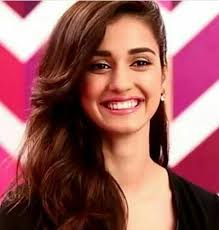
#> input picture images/actress.png, 219 x 230 px
$ python -i app.py   (imports and definitions only)   (older library calls are emulated)
#> lines starting #> are read from the running program, lines starting #| are printed output that depends on the picture
### dbhelper.py
import mysql.connector


class DBhelper:

    def __init__(self):
        try:
            self.conn=mysql.connector.connect(host='localhost',user='root',password='',database='quizapp')
            self.mycursor=self.conn.cursor()
        except Exception as e :
            print(e)

    # [56 lines left out: functions insert_question, fetch_question, fetch_historyquestion, check_login, insert_user, update_score and 1 more, not called in this run]

### app.py
from tkinter import *
from dbhelper import DBhelper
from tkinter import messagebox,filedialog
import random
from PIL import Image,ImageTk
import shutil,os


class quiz:
	def __init__(self):
		self.db=DBhelper()
		self.root=Tk()

		self.root.title("GK QUIZ")
		self.root.configure(background="#7D0552")
		self.root.geometry("1000x750")
		self.root.resizable(0,0)

		self.score=0
		self.skip_question=0
		self.right_answer=0
		self.wrong_answer=0

		self.load_gui()

	def load_gui(self,mode=0):
		if mode==1:
			self.clear(mode=1)
		else:
			self.clear()

		self.label1 = Label(self.root, text = 'QUIZ APP',fg = 'white',bg = '#7D0552')
		self.label1.configure(font = ('Algerian', 60,'bold'))
		self.label1.pack(pady = (5,20))

		self.label2 = Label(self.root, text = 'Email',fg = 'white',bg = '#7D0552')
		self.label2.configure(font = ('Times', 30,'italic'))
		self.label2.pack(pady = (20,20))

		self.email = Entry (self.root)
		self.email.pack(pady = (0,10),ipadx= 30,ipady = 5)
		self.email.focus()
		self.email.bind("<Return>",lambda event :self.password.focus())

		self.label3 = Label(self.root, text = 'Password',fg = 'white',bg = '#7D0552')
		self.label3.configure(font = ('Times', 30,'italic'))
		self.label3.pack(pady = (20,20))

		self.password = Entry (self.root)
		self.password.pack(pady = (0,10),ipadx= 30,ipady = 5)
		self.password.bind("<Return>",lambda event :self.btn_click())

		self.login = Button(self.root,text = 'Login',bg = 'white', command =lambda : self.btn_click())
		self.login.pack(pady=(20,20),ipadx=40,ipady = 4)

		self.label4=Label(self.root,text="Not a member? Sign Up",fg="white",bg="#7D0552")
		self.label4.configure(font=('Times', 15, 'italic'))
		self.label4.pack(pady=(20,20))

		self.register = Button(self.root, text='Sign Up', bg='white', command=lambda : self.register_gui())
		self.register.pack(pady=(10,20), ipadx=40, ipady=2)

		self.root.mainloop()

	# [65 lines left out: functions register_gui, email_check, not called in this run]

	def upload_file(self):
		filename=filedialog.askopenfilename(initialdir="/images",title="Choose File")
		self.filename.configure(text=filename)

	def clear(self,mode=0):
#> called with mode = 0
		for i in self.root.pack_slaves():
			i.destroy()

		if mode==1:
			for i in self.root.grid_slaves():
				i.destroy()

	# [126 lines left out: functions btn_click, reg_submit, question_generate, main_window, not called in this run]

	def show_question(self,data,mode=0,index=0):
		self.label1.destroy()
		self.frame1.destroy()
		self.human_quiz.destroy()
		self.click_to_start.destroy()
		self.frame2.destroy()
		self.history_quiz.destroy()
		self.img.destroy()
		self.click_to_start2.destroy()


		self.radioVar=IntVar()
		self.radioVar.set(-1)

		if mode==1:
			self.label1=Label(self.root,text=f"{index+1} ." +"  " + data[1],fg="white",bg="#7D0552")
			self.label1.configure(font=("Times",30,"roman"),justify=CENTER,width=750,wraplength=750)
			self.label1.pack(pady=(20,20))

			self.frame1=Frame(self.root,bg="#7D0552")
			self.frame1.pack(pady=(20,20))

			self.option1=Radiobutton(self.frame1,text="(a)  " + data[2],fg="white",bg="#7D0552",variable=self.radioVar,value=1,command=lambda :self.show_question_func(index=index+1))
			self.option1.config(font=("Times",40,"roman"),justify=CENTER,anchor=W,width=750,wraplength=750)
			self.option1.pack(pady=(5,10))

			self.option2=Radiobutton(self.frame1,text="(b)  " + data[3],fg="white",bg="#7D0552",variable=self.radioVar,value=2,command=lambda :self.show_question_func(index=index+1))
			self.option2.config(font=("Times",40,"roman"),justify=CENTER,anchor=W,width=750,wraplength=750)
			self.option2.pack(pady=(5,10))

			self.option3=Radiobutton(self.frame1,text="(c)  " + data[4],fg="white",bg="#7D0552",variable=self.radioVar,value=3,command=lambda :self.show_question_func(index=index+1))
			self.option3.config(font=("Times",40,"roman"),justify=CENTER,anchor=W,width=750,wraplength=750)
			self.option3.pack(pady=(5,10))

			self.option4=Radiobutton(self.frame1,text="(d)  " + data[5],fg="white",bg="#7D0552",variable=self.radioVar,value=4,command=lambda :self.show_question_func(index=index+1))
			self.option4.config(font=("Times",40,"roman"),justify=CENTER,anchor=W,width=750,wraplength=750)
			self.option4.pack(pady=(5,10))

			self.frame2=Frame(self.root,bg="#7D0552")
			self.frame2.pack(pady=(20,20),side=BOTTOM)

			self.backbtn=Button(self.frame2,text="Home",fg="black",bg="white",command=lambda :self.main_window())
			self.backbtn.configure(font=("Times",15))
			self.backbtn.pack(pady=(10,10),ipadx=10,ipady=1,side='left')

			self.skipbtn=Button(self.frame2,text="Skip",fg="black",bg="white",command=lambda :self.show_question_func(index=index+1,skip=1))
			self.skipbtn.configure(font=("Times",15))
			self.skipbtn.pack(pady=(10,10),ipadx=10,ipady=1,side='left')


		if mode==2:
			self.label1=Label(self.root,text=f"{index+1} ." +"  " + data[1],fg="white",bg="#7D0552")
			self.label1.configure(font=("Times",30,"roman"),justify=CENTER,width=750,wraplength=750)
			self.label1.pack(pady=(20,20))

			self.frame1=Frame(self.root,bg="#7D0552")
			self.frame1.pack(pady=(20,0))

			self.option1=Radiobutton(self.frame1,text="(a)  " + data[2],fg="white",bg="#7D0552",variable=self.radioVar,value=1,command=lambda :self.show_history_question_func(index=index+1))
			self.option1.config(font=("Times",40,"roman"),justify=CENTER,anchor=W,width=750,wraplength=750)
			self.option1.pack()

			self.option2=Radiobutton(self.frame1,text="(b)  " + data[3],fg="white",bg="#7D0552",variable=self.radioVar,value=2,command=lambda :self.show_history_question_func(index=index+1))
			self.option2.config(font=("Times",40,"roman"),justify=CENTER,anchor=W,width=750,wraplength=750)
			self.option2.pack()

			self.option3=Radiobutton(self.frame1,text="(c)  " + data[4],fg="white",bg="#7D0552",variable=self.radioVar,value=3,command=lambda :self.show_history_question_func(index=index+1))
			self.option3.config(font=("Times",40,"roman"),justify=CENTER,anchor=W,width=750,wraplength=750)
			self.option3.pack()

			self.option4=Radiobutton(self.frame1,text="(d)  " + data[5],fg="white",bg="#7D0552",variable=self.radioVar,value=4,command=lambda :self.show_history_question_func(index=index+1))
			self.option4.config(font=("Times",40,"roman"),justify=CENTER,anchor=W,width=750,wraplength=750)
			self.option4.pack()

			self.frame2=Frame(self.root,bg="#7D0552")
			self.frame2.pack(pady=(20,20),side=BOTTOM)

			self.backbtn=Button(self.frame2,text="Home",fg="black",bg="white",command=lambda :self.main_window())
			self.backbtn.configure(font=("Times",15))
			self.backbtn.pack(pady=(10,10),ipadx=10,ipady=1,side='left')

			self.skipbtn=Button(self.frame2,text="Skip",fg="black",bg="white",command=lambda :self.show_history_question_func(index=index+1,skip=1))
			self.skipbtn.configure(font=("Times",15))
			self.skipbtn.pack(pady=(10,10),ipadx=10,ipady=1,side='left')

	# [21 lines left out: function show_question_func, not called in this run]

	def insert_score(self,score):
		self.db.update_score(self.user_id,score)

	def show_leaderboard(self):
		self.all_user_data=self.db.check_leaderboard()

	# [102 lines left out: functions show_history_question_func, imageshown, leaderboard, dp, not called in this run]


obj = quiz()

>>> import cv2
>>> picture = cv2.imread('images/actress.png', cv2.IMREAD_GRAYSCALE)
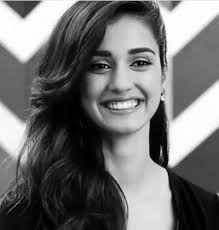
#> picture: shape (230, 219); min 0, max 255, mean 111.8
>>> result = quiz().show_question(picture)
#> (the run stopped early here; a loop or call above may not have finished)

$ run again, on images/akshay.png
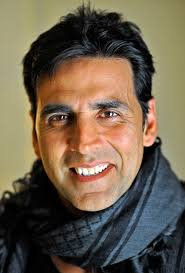
#> input picture images/akshay.png, 185 x 273 px
#> `picture = cv2.imread('images/actress.png', cv2.IMREAD_GRAYSCALE)`:
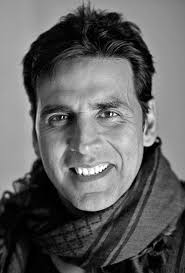
#> picture: shape (273, 185); min 0, max 255, mean 98

$ run again, on images/ayushman.png
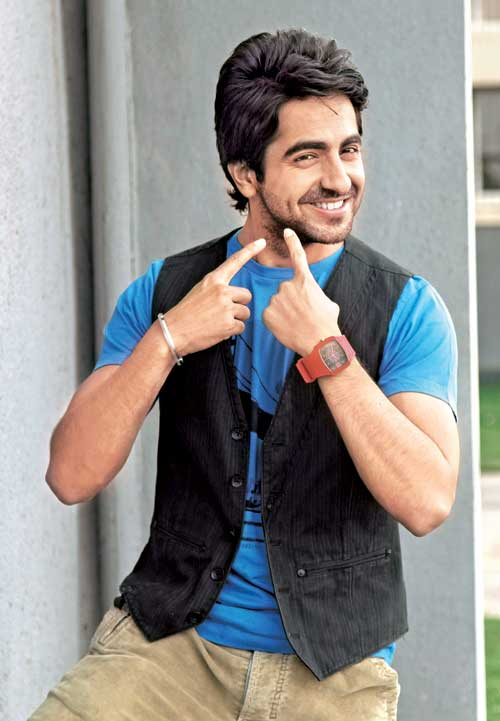
#> input picture images/ayushman.png, 500 x 721 px
#> `picture = cv2.imread('images/actress.png', cv2.IMREAD_GRAYSCALE)`:
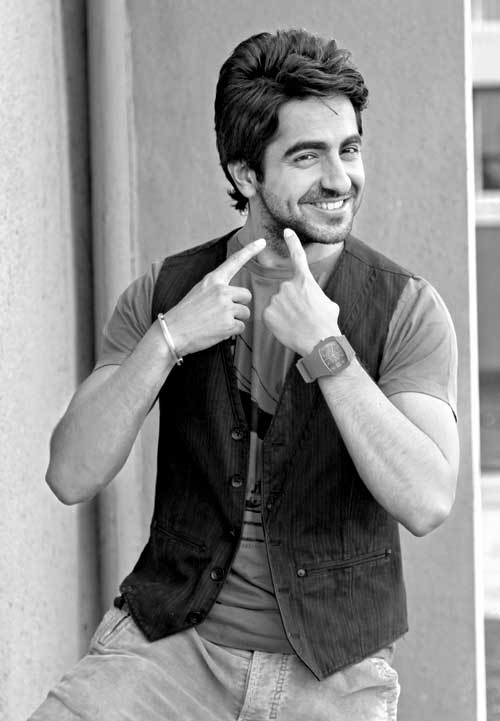
#> picture: shape (721, 500); min 0, max 255, mean 141.3

$ run again, on images/failure.png
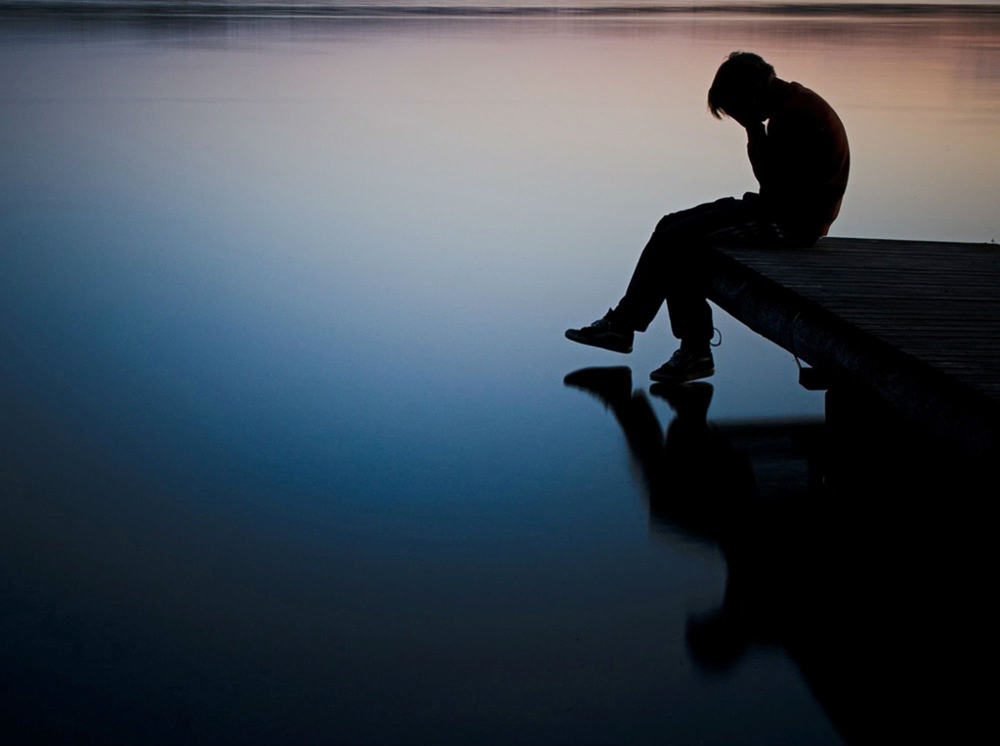
#> input picture images/failure.png, 2000 x 1491 px (shown at 1/2 size)
#> `picture = cv2.imread('images/actress.png', cv2.IMREAD_GRAYSCALE)`:
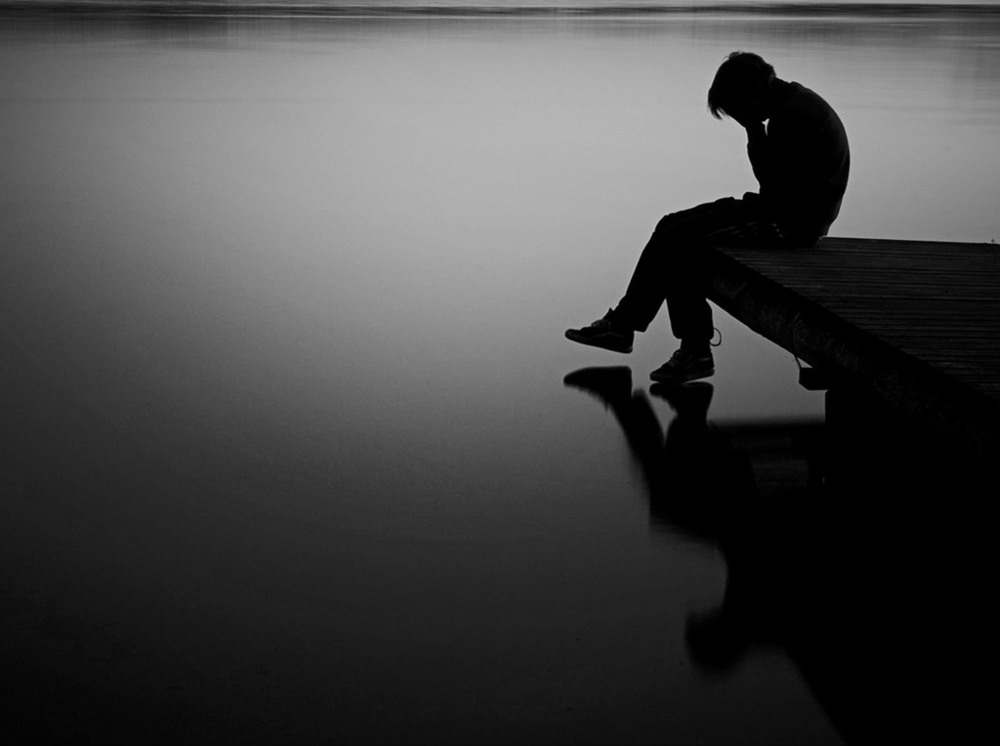
#> picture: shape (1491, 2000) (shown at 1/2 size); min 0, max 215, mean 70
